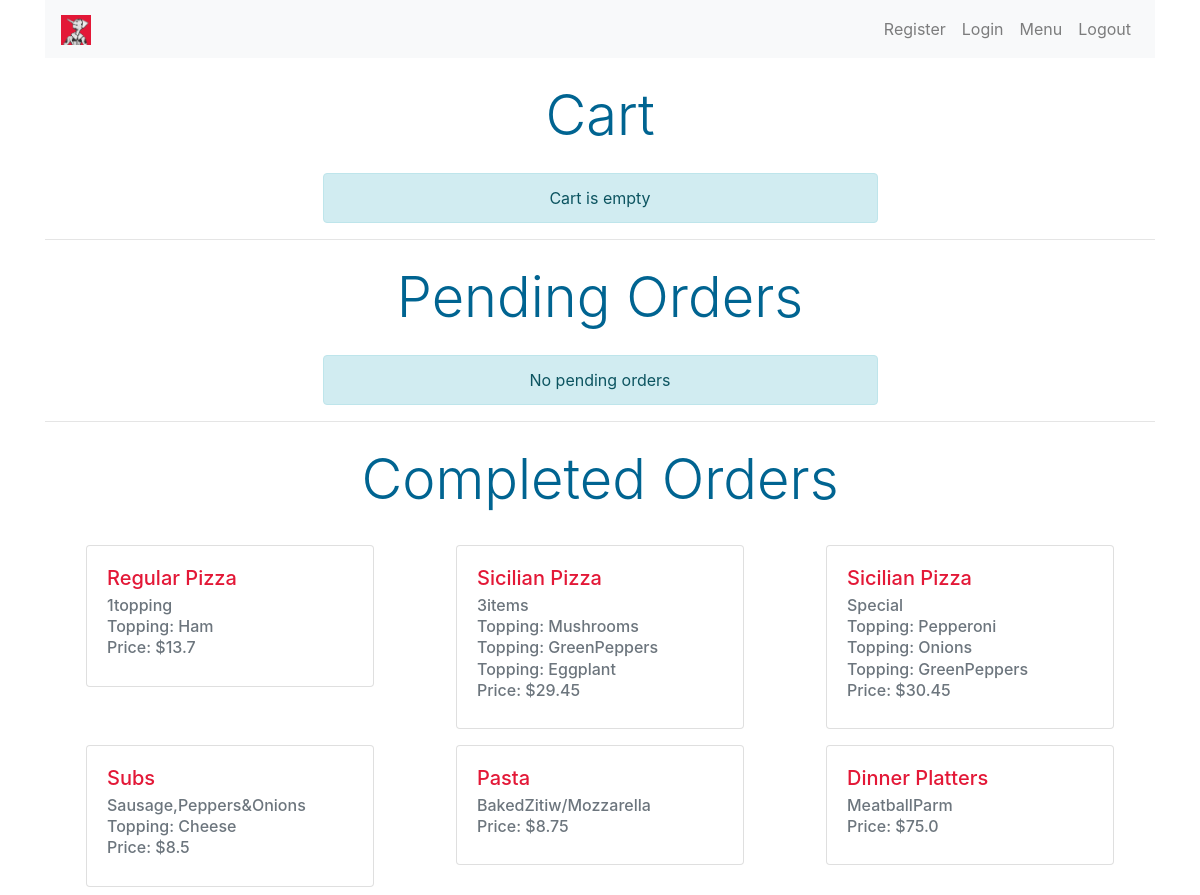
/cart (signed in), run on the app's committed database.
### orders/models.py (models this page shows, shortened)
class Cart(models.Model):
    item = models.ForeignKey(MenuItem, on_delete=models.CASCADE)
    itemType = models.ForeignKey(ItemType, on_delete=models.CASCADE, default=1)
    price = models.FloatField()
    user = models.ForeignKey(User, on_delete=models.CASCADE)
    topping1 = models.ForeignKey(Topping, on_delete=models.CASCADE, related_name="cart_topping1", null=True)
    topping2 = models.ForeignKey(Topping, on_delete=models.CASCADE, related_name="cart_topping2", null=True)
    topping3 = models.ForeignKey(Topping, on_delete=models.CASCADE, related_name="cart_topping3", null=True)
    ordered = models.BooleanField(default=False)
    completed = models.BooleanField(default=False)

class MenuItem(models.Model):
    itemName = models.CharField(max_length=100)
    def __str__(self):
        return self.itemName

class ItemType(models.Model):
    itemId = models.ForeignKey(MenuItem, on_delete=models.CASCADE)
    itemType = models.CharField(max_length=100)
    def __str__(self):
        return self.itemType

class Topping(models.Model):
    toppingsType = models.CharField(max_length=100, null=True)
    forPizza = models.BooleanField(default=True)
    forSub = models.BooleanField(default=False)
    def __str__(self):
         return f"{self.toppingsType}"

### orders/views.py (the view)
# urls.py: path("cart", views.cart, name="cart"),
@login_required(login_url='/login')
def cart(request):
    username = request.user
    userId = User.objects.get(username=username).id
    userCart = Cart.objects.filter(user=userId).filter(ordered=False)
    userOrder = Cart.objects.filter(user=userId).filter(ordered=True).filter(completed=False)
    completeOrder = Cart.objects.filter(user=userId).filter(completed=True)
    allUsersCarts = Cart.objects.filter(ordered=True).filter(completed=False)
    price = Cart.objects.values('price').filter(user=userId)
    total_price = 0
    for item in price:
        total_price = total_price + item['price']
    total_price = round(total_price, 2)
    if request.method == 'POST':
        userCart.update(ordered=True)
    users = []
    for cart in allUsersCarts:
        users.append(cart.user)
    users_set = set(users)
    if username.is_superuser:
        return render(request, 'orders/cart.html', {'is_superuser': True, 'users': users_set})
    else:
        return render(request, 'orders/cart.html', {'cart': userCart, 'orders': userOrder, 'completedOrder': completeOrder, 'total_price': total_price})

### orders/templates/orders/cart.html (shortened to what this page needs)
{% extends "orders/base.html" %}
{% load static %}
{% block navbar %}
<li class="nav-item">
    <a class="nav-link" href={% url 'menu' %}>Menu</a>
</li>
<li class="nav-item">
    <a class="nav-link" href={% url 'logoutUser' %}>Logout</a>
</li>
{% endblock %}
{% block content %}
{% if is_superuser %}
{% if users %}
<h1 class="display-4 text-center my-4">Customers</h1>
<div class="list-group w-50 m-auto">
    {% for user in users %}
    <a href={% url 'user_order' user_id=user.id %}
        class="list-group-item list-group-item-action text-center">{{ user }}</a>
    {% endfor %}
</div>
{% else %}
<p class="alert alert-info text-center w-50 mx-auto my-4">No Pending orders</p>
{% endif %}
{% else %}
<h1 class="display-4 text-center my-4">Cart</h1>
{% if cart %}
<div class="container">
    <div class="row">
        {% for product in cart %}
        <div class="col-sm-12 col-md-6 col-lg-4 col-xl-4 my-2">
            <div class="card m-auto" style="width: 18rem;">
                <div class="card-body">
                    <h5 class="card-title">{{ product.item }}</h5>
                    <h6 class="card-subtitle mb-2 text-muted">{{ product.itemType }}</h6>
                    <h6 class="card-subtitle card-toppings mb-2 text-muted">Topping: <span>{{ product.topping1 }}</span>
                    </h6>
                    <h6 class="card-subtitle card-toppings mb-2 text-muted">Topping: <span>{{ product.topping2 }}</span>
                    </h6>
                    <h6 class="card-subtitle card-toppings mb-2 text-muted">Topping: <span>{{ product.topping3 }}</span>
                    </h6>
                    <h6 class="card-subtitle mb-2 text-muted">Price: ${{ product.price }}</h6>
                </div>
            </div>
        </div>
        {% endfor %}
    </div>
</div>
<div class="price text-center">
    <p class="text-primary">Total Price: ${{ total_price }}</p>
</div>
<div class="text-center">
<button type="button" class="btn btn-primary" data-toggle="modal" data-target="#exampleModalCenter">
    Place Order
  </button>
</div>
  <div class="modal fade" id="exampleModalCenter" tabindex="-1" role="dialog" aria-labelledby="exampleModalCenterTitle" aria-hidden="true">
    <div class="modal-dialog modal-dialog-centered" role="document">
      <div class="modal-content">
        <div class="modal-header">
          <h5 class="modal-title" id="exampleModalLongTitle">Confirmation</h5>
          <button type="button" class="close" data-dismiss="modal" aria-label="Close">
            <span aria-hidden="true">&times;</span>
          </button>
        </div>
        <div class="modal-body">
          Are you sure?
        </div>
        <div class="modal-footer">
          <button type="button" class="btn btn-secondary" data-dismiss="modal">Close</button>
          <form method="POST">
            {% csrf_token %}
          <button type="submit" class="btn btn-primary">Yes</button>
        </form>
        </div>
      </div>
    </div>
  </div>
<!-- <div class="text-center">
    <form method="POST">
        {% csrf_token %}
        <button type="submit" class="btn my-2">Place Order</button>
    </form>
</div> -->
{% else %}
<p class="alert alert-info text-center w-50 m-auto">Cart is empty</p>
{% endif %}
<hr>
<h1 class="display-4 text-center my-4">Pending Orders</h1>
{% if orders %}
<div class="container">
    <div class="row">
        {% for product in orders %}
        <div class="col-sm-12 col-md-6 col-lg-4 col-xl-4 my-2">
            <div class="card m-auto" style="width: 18rem;">
                <div class="card-body">
                    <h5 class="card-title">{{ product.item }}</h5>
                    <h6 class="card-subtitle mb-2 text-muted">{{ product.itemType }}</h6>
                    <h6 class="card-subtitle card-toppings mb-2 text-muted">Topping: <span>{{ product.topping1 }}</span>
                    </h6>
                    <h6 class="card-subtitle card-toppings mb-2 text-muted">Topping: <span>{{ product.topping2 }}</span>
                    </h6>
                    <h6 class="card-subtitle card-toppings mb-2 text-muted">Topping: <span>{{ product.topping3 }}</span>
                    </h6>
                    <h6 class="card-subtitle mb-2 text-muted">Price: ${{ product.price }}</h6>
                </div>
            </div>
        </div>
        {% endfor %}
    </div>
</div>
{% else %}
<p class="alert alert-info text-center w-50 m-auto">No pending orders</p>
{% endif %}
<hr>
<h1 class="display-4 text-center my-4">Completed Orders</h1>
{% if completedOrder %}
<div class="container">
    <div class="row">
        {% for product in completedOrder %}
        <div class="col-sm-12 col-md-6 col-lg-4 col-xl-4 my-2">
            <div class="card m-auto" style="width: 18rem;">
                <div class="card-body">
                    <h5 class="card-title">{{ product.item }}</h5>
                    <h6 class="card-subtitle mb-2 text-muted">{{ product.itemType }}</h6>
                    <h6 class="card-subtitle card-toppings mb-2 text-muted">Topping: <span>{{ product.topping1 }}</span>
                    </h6>
                    <h6 class="card-subtitle card-toppings mb-2 text-muted">Topping: <span>{{ product.topping2 }}</span>
                    </h6>
                    <h6 class="card-subtitle card-toppings mb-2 text-muted">Topping: <span>{{ product.topping3 }}</span>
                    </h6>
                    <h6 class="card-subtitle mb-2 text-muted">Price: ${{ product.price }}</h6>
                </div>
            </div>
        </div>
        {% endfor %}
    </div>
</div>
{% else %}
<p class="alert alert-info text-center w-50 m-auto">No completed orders</p>
{% endif %}
{% endif %}
{% endblock content %}

### orders/templates/orders/base.html (shortened to what this page needs)
{% load static %}
<!doctype html>
<html lang="en">
<head>
  <link rel="stylesheet" href="https://stackpath.bootstrapcdn.com/bootstrap/4.5.0/css/bootstrap.min.css"
>
  <link rel="stylesheet" href="https://stackpath.bootstrapcdn.com/font-awesome/4.7.0/css/font-awesome.min.css">
  <link rel="stylesheet" href="{% static 'orders/styles.css' %}">
</head>
<body>
  <div class="container">
    <nav class="navbar navbar-expand-lg navbar-light bg-light">
      <a class="navbar-brand" href="#"><img src="{% static 'orders/logo.png' %}" width="30" height="30" alt=""
          loading="lazy"></a>
      <div class="collapse navbar-collapse" id="navbarSupportedContent">
        <ul class="navbar-nav ml-auto">
          <li class="nav-item">
            <a class="nav-link" href={% url 'registerUser' %}>Register</i>
          </li>
          <li class="nav-item">
            <a class="nav-link" href={% url 'loginUser' %}>Login</a>
          </li>
          {% block navbar %}{% endblock %}
        </ul>
      </div>
    </nav>
    {% block content %}{% endblock %}
  </div>
</body>
</html>

### orders/static/orders/styles.css (style rules this page uses)
html { scroll-behavior: smooth; }
.display-4 { color: #006491; }
.card-title { color: #e31837; }

### data on the page
Cart: item "Regular Pizza", itemType "1topping", topping1 "Ham", price "13.7"
Cart: item "Sicilian Pizza", itemType "3items", topping1 "Mushrooms", topping2 "GreenPeppers", topping3 "Eggplant", price "29.45"
Cart: item "Sicilian Pizza", itemType "Special", topping1 "Pepperoni", topping2 "Onions", topping3 "GreenPeppers", price "30.45"
Cart: item "Subs", itemType "Sausage,Peppers&Onions", topping2 "Cheese", price "8.5"
Cart: item "Pasta", itemType "BakedZitiw/Mozzarella", price "8.75"
Cart: item "Dinner Platters", itemType "MeatballParm", price "75.0"
